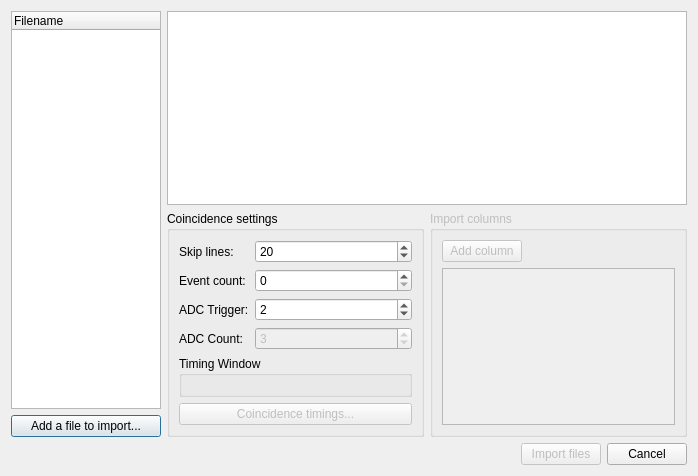
<?xml version="1.0" encoding="UTF-8"?>
<ui version="4.0">
 <class>Dialog</class>
 <widget class="QDialog" name="Dialog">
  <property name="geometry">
   <rect>
    <x>0</x>
    <y>0</y>
    <width>698</width>
    <height>476</height>
   </rect>
  </property>
  <property name="windowTitle">
   <string>Import Measurements</string>
  </property>
  <layout class="QGridLayout" name="gridLayout">
   <item row="0" column="0">
    <layout class="QVBoxLayout" name="verticalLayout">
     <item>
      <layout class="QHBoxLayout" name="horizontalLayout">
       <item>
        <layout class="QVBoxLayout" name="verticalLayout_2">
         <item>
          <widget class="QTreeWidget" name="treeWidget">
           <property name="minimumSize">
            <size>
             <width>150</width>
             <height>0</height>
            </size>
           </property>
           <property name="maximumSize">
            <size>
             <width>150</width>
             <height>16777215</height>
            </size>
           </property>
           <property name="showDropIndicator" stdset="0">
            <bool>false</bool>
           </property>
           <property name="selectionMode">
            <enum>QAbstractItemView::ExtendedSelection</enum>
           </property>
           <property name="indentation">
            <number>0</number>
           </property>
           <column>
            <property name="text">
             <string>Filename</string>
            </property>
           </column>
          </widget>
         </item>
         <item>
          <widget class="QPushButton" name="button_addimport">
           <property name="text">
            <string>Add a file to import...</string>
           </property>
          </widget>
         </item>
        </layout>
       </item>
       <item>
        <layout class="QVBoxLayout" name="verticalLayout_3">
         <item>
          <widget class="QTextEdit" name="textEdit">
           <property name="acceptDrops">
            <bool>false</bool>
           </property>
           <property name="lineWrapMode">
            <enum>QTextEdit::NoWrap</enum>
           </property>
           <property name="readOnly">
            <bool>true</bool>
           </property>
          </widget>
         </item>
         <item>
          <layout class="QHBoxLayout" name="horizontalLayout_3">
           <item>
            <widget class="QGroupBox" name="group_coinc">
             <property name="enabled">
              <bool>true</bool>
             </property>
             <property name="sizePolicy">
              <sizepolicy hsizetype="Expanding" vsizetype="Expanding">
               <horstretch>0</horstretch>
               <verstretch>0</verstretch>
              </sizepolicy>
             </property>
             <property name="minimumSize">
              <size>
               <width>0</width>
               <height>0</height>
              </size>
             </property>
             <property name="title">
              <string>Coincidence settings</string>
             </property>
             <layout class="QGridLayout" name="gridLayout_2">
              <item row="1" column="0">
               <widget class="QGroupBox" name="groupBox_2">
                <property name="title">
                 <string>Timing Window</string>
                </property>
                <layout class="QGridLayout" name="gridLayout_3">
                 <item row="0" column="2">
                  <layout class="QGridLayout" name="grid_timing"/>
                 </item>
                </layout>
               </widget>
              </item>
              <item row="0" column="0">
               <layout class="QFormLayout" name="formLayout">
                <property name="fieldGrowthPolicy">
                 <enum>QFormLayout::AllNonFixedFieldsGrow</enum>
                </property>
                <property name="leftMargin">
                 <number>0</number>
                </property>
                <property name="topMargin">
                 <number>0</number>
                </property>
                <item row="0" column="0">
                 <widget class="QLabel" name="label_2">
                  <property name="sizePolicy">
                   <sizepolicy hsizetype="Preferred" vsizetype="Preferred">
                    <horstretch>0</horstretch>
                    <verstretch>0</verstretch>
                   </sizepolicy>
                  </property>
                  <property name="text">
                   <string>Skip lines:</string>
                  </property>
                 </widget>
                </item>
                <item row="0" column="1">
                 <widget class="QSpinBox" name="spin_skiplines">
                  <property name="toolTip">
                   <string>Skip lines from the beginning of the file before data.</string>
                  </property>
                  <property name="minimum">
                   <number>1</number>
                  </property>
                  <property name="value">
                   <number>20</number>
                  </property>
                 </widget>
                </item>
                <item row="2" column="0">
                 <widget class="QLabel" name="label">
                  <property name="text">
                   <string>ADC Trigger:</string>
                  </property>
                 </widget>
                </item>
                <item row="2" column="1">
                 <widget class="QSpinBox" name="spin_adctrigger">
                  <property name="toolTip">
                   <string>ADC used to find pairs of conincidences event.</string>
                  </property>
                  <property name="minimum">
                   <number>0</number>
                  </property>
                  <property name="value">
                   <number>2</number>
                  </property>
                 </widget>
                </item>
                <item row="3" column="0">
                 <widget class="QLabel" name="label_3">
                  <property name="text">
                   <string>ADC Count:</string>
                  </property>
                 </widget>
                </item>
                <item row="3" column="1">
                 <widget class="QSpinBox" name="spin_adccount">
                  <property name="enabled">
                   <bool>false</bool>
                  </property>
                  <property name="toolTip">
                   <string>A number of ADCs available.</string>
                  </property>
                  <property name="value">
                   <number>3</number>
                  </property>
                 </widget>
                </item>
                <item row="1" column="0">
                 <widget class="QLabel" name="label_4">
                  <property name="text">
                   <string>Event count:</string>
                  </property>
                 </widget>
                </item>
                <item row="1" column="1">
                 <widget class="QSpinBox" name="spin_eventcount">
                  <property name="toolTip">
                   <string>Set maximum event count imported from the raw measurement file. If set to 0, all found events are imported.</string>
                  </property>
                  <property name="maximum">
                   <number>10000000</number>
                  </property>
                  <property name="singleStep">
                   <number>100</number>
                  </property>
                 </widget>
                </item>
               </layout>
              </item>
              <item row="2" column="0">
               <widget class="QPushButton" name="button_coinc">
                <property name="enabled">
                 <bool>false</bool>
                </property>
                <property name="text">
                 <string>Coincidence timings...</string>
                </property>
               </widget>
              </item>
             </layout>
            </widget>
           </item>
           <item>
            <widget class="QGroupBox" name="group_importcolumn">
             <property name="enabled">
              <bool>false</bool>
             </property>
             <property name="title">
              <string>Import columns</string>
             </property>
             <layout class="QVBoxLayout" name="verticalLayout_5">
              <item>
               <layout class="QFormLayout" name="formLayout_2">
                <property name="sizeConstraint">
                 <enum>QLayout::SetMinimumSize</enum>
                </property>
                <property name="fieldGrowthPolicy">
                 <enum>QFormLayout::FieldsStayAtSizeHint</enum>
                </property>
                <item row="0" column="0">
                 <widget class="QPushButton" name="button_addColumn">
                  <property name="text">
                   <string>Add column</string>
                  </property>
                 </widget>
                </item>
                <item row="0" column="1">
                 <spacer name="horizontalSpacer_2">
                  <property name="orientation">
                   <enum>Qt::Horizontal</enum>
                  </property>
                  <property name="sizeHint" stdset="0">
                   <size>
                    <width>40</width>
                    <height>20</height>
                   </size>
                  </property>
                 </spacer>
                </item>
               </layout>
              </item>
              <item>
               <widget class="QScrollArea" name="scrollArea">
                <property name="widgetResizable">
                 <bool>true</bool>
                </property>
                <widget class="QWidget" name="scrollAreaWidgetContents">
                 <property name="geometry">
                  <rect>
                   <x>0</x>
                   <y>0</y>
                   <width>140</width>
                   <height>139</height>
                  </rect>
                 </property>
                 <layout class="QGridLayout" name="gridLayout_4">
                  <property name="margin">
                   <number>3</number>
                  </property>
                  <item row="0" column="0">
                   <layout class="QGridLayout" name="grid_column"/>
                  </item>
                  <item row="1" column="0">
                   <spacer name="verticalSpacer">
                    <property name="orientation">
                     <enum>Qt::Vertical</enum>
                    </property>
                    <property name="sizeHint" stdset="0">
                     <size>
                      <width>20</width>
                      <height>40</height>
                     </size>
                    </property>
                   </spacer>
                  </item>
                 </layout>
                </widget>
               </widget>
              </item>
             </layout>
            </widget>
           </item>
          </layout>
         </item>
        </layout>
       </item>
      </layout>
     </item>
     <item>
      <layout class="QHBoxLayout" name="horizontalLayout_2">
       <item>
        <spacer name="horizontalSpacer">
         <property name="orientation">
          <enum>Qt::Horizontal</enum>
         </property>
         <property name="sizeHint" stdset="0">
          <size>
           <width>40</width>
           <height>20</height>
          </size>
         </property>
        </spacer>
       </item>
       <item>
        <widget class="QPushButton" name="button_import">
         <property name="enabled">
          <bool>false</bool>
         </property>
         <property name="text">
          <string>Import files</string>
         </property>
        </widget>
       </item>
       <item>
        <widget class="QPushButton" name="button_cancel">
         <property name="text">
          <string>Cancel</string>
         </property>
        </widget>
       </item>
      </layout>
     </item>
    </layout>
   </item>
  </layout>
 </widget>
 <resources/>
 <connections/>
</ui>
